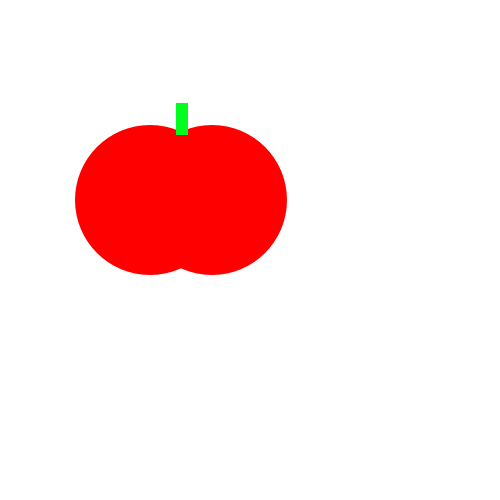
Frame 1 (no input)
Frame 60 (the mouse pressed at the canvas centre just before this capture): identical to frame 1, image omitted
Frame 120 (the mouse held since frame 60 and released just before this capture): blank canvas, image omitted

The Processing sketch that drew this single still picture (run headless with seeded random() and noise(); from frame 60 on, the mouse is pressed at the canvas centre):

// Processing sketch: blinky_apple
// ── blinky_apple.pde
void setup() {
    size(500, 500);
}
void draw() {
    background(255, 255, 255);
    noStroke();
    fill(255,0,0);
    ellipse(150, 200, 150, 150);
    ellipse(212, 200, 150, 150);
    fill(0,255,31);
    rect(176, 103, 12, 32);
    if(mousePressed){
     int a = (int)random(2);
     println(a);
      fill(255,255,255);
      int size = 4000;
      if (a==0){
        size = 1000;
      
      
      }
     else{
    size = 5;
       
     }
 //35
ellipse(75,200,size,size);
}
}
